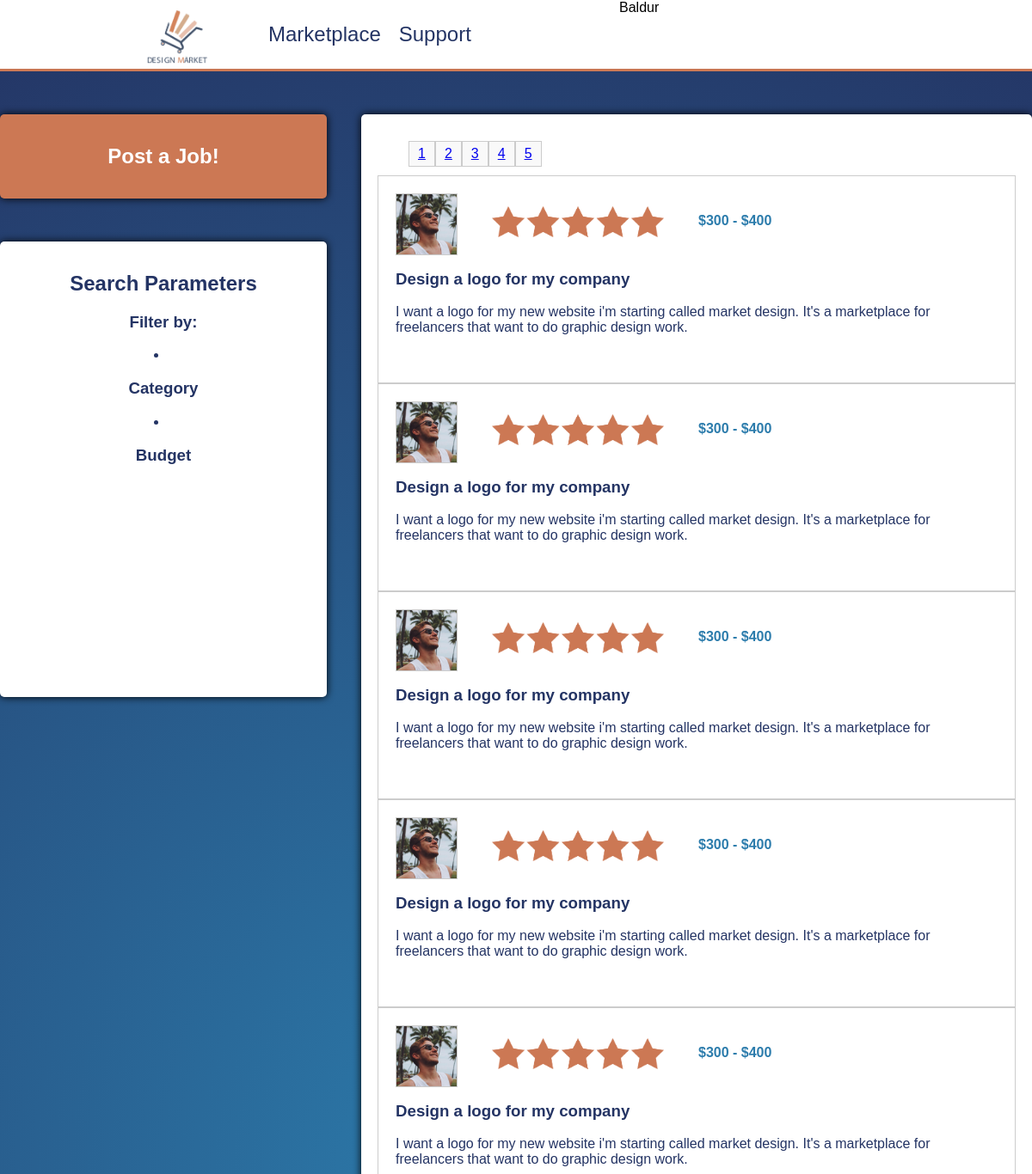
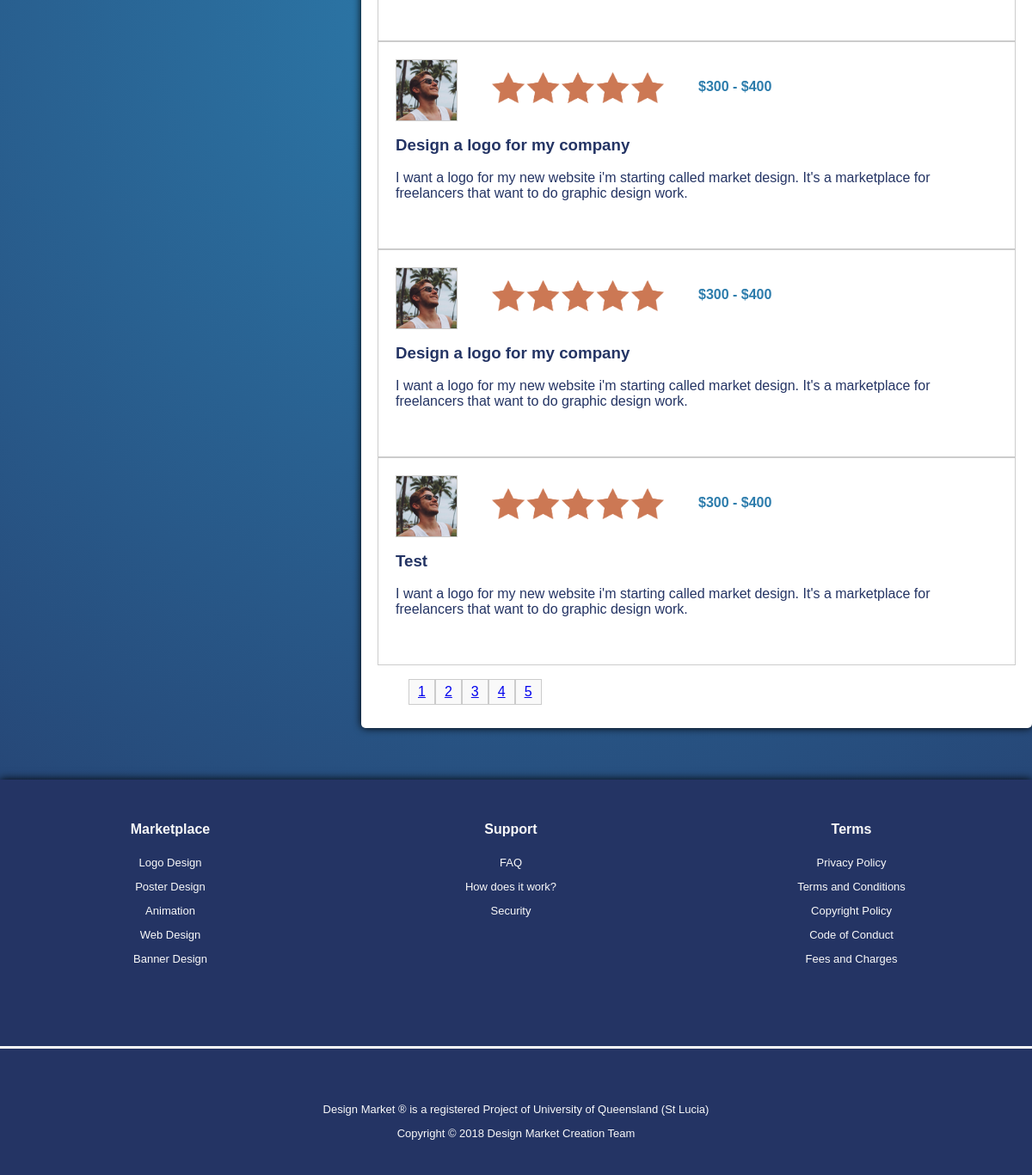
The app's page /marketplace.php?page=1 (signed in) with its own data (2 pictures, top to bottom).
### tables this page shows
CREATE TABLE `posts` (
  `id` int(11) NOT NULL,
  `posted_by` varchar(255) DEFAULT NULL,
  `name` varchar(255) DEFAULT NULL,
  `description` longtext,
  `inspiration` varchar(1000) NOT NULL DEFAULT './uploads/',
  `min_budget` float NOT NULL DEFAULT '0',
  `max_budget` float NOT NULL DEFAULT '1',
  `budget_type` varchar(255) NOT NULL DEFAULT 'Hard',
  `privacy` varchar(255) NOT NULL DEFAULT 'Public',
  `completed` tinyint(1) NOT NULL DEFAULT '0',
  `date_added` timestamp NOT NULL DEFAULT CURRENT_TIMESTAMP
);

### marketplace.php (the view, shortened to what this page needs)
<?php
    $con = mysqli_connect("localhost", "admin", "password", "design_market");
    $sql = "SELECT * FROM posts WHERE completed='0' ORDER BY date_added";
    $result = $con->query($sql);
    $totalposts = $result->num_rows;
?>
<!DOCTYPE html>
<html>
    <link rel="stylesheet" href="css/style.css">
    <head>
        <?php
            if (!isset($_GET['page'])) {
                echo "<script>window.location.replace('./marketplace.php?page=1')</script>";
            } else if ($_GET['page'] > ceil($totalposts/8)) {
                echo "<script>window.location.replace('./marketplace.php?page=1')</script>";
            } else  {
                $page = $_GET['page'];
            }
        ?>
    </head>
    <body>
        <?php include('header.php'); ?>
        <div id="marketplaceContainer">
            <a href="postProject.php" id="marketPoster">
                <h2>Post a Job!</h2>
            </a>
            <div id="marketPosts">
                <div id="marketPages">
                    <ul>
                        <?php
                            if ($page + 4 > ceil($totalposts/8)) {
                                $navstart = ceil($totalposts/8) - 4;
                                if (0 > $navstart) {
                                    $navstart = 1;
                                }
                            } else {
                                if ($page == 1) {
                                    $navstart = 1;
                                } else {
                                    $navstart = $page - 1;
                                }
                            }
                            for ($i = $navstart; $i < $navstart + 5; $i++) {
                                if ($i <= ceil($totalposts/8)) {
                                    echo "<li><a href='./marketplace.php?page=$i'>$i</a></li>";
                                }
                            }
                        ?>
                    </ul>
                </div>
                <?php
                    $offset = ($page - 1) * 8;
                    $sql = "SELECT * FROM posts WHERE completed='0'  ORDER BY date_added DESC LIMIT $offset, 8";
                    $result = $con->query($sql);
                    while ($array = $result->fetch_assoc()) {
                ?>
                        <div id="userPost">
                            <ul>
                                <li><img src="images/ben.png" width="70" id="postImage"></li>
                                <li><img src="images/fiveStars.png" width="200" id="postRating"></li>
                                <li><h4><?php echo "$" . $array['min_budget'] . " - $" . $array['max_budget']; ?></h4></li>
                            </ul>
                            <h3><?php echo $array['name']; ?></h3>
                            <p><?php echo $array['description'] ?></p>
                        </div>
                <?php
                    }
                ?>
                <div id="marketPages">
                    <ul>
                        <?php
                            if ($page + 4 > ceil($totalposts/8)) {
                                $navstart = ceil($totalposts/8) - 4;
                                if (0 > $navstart) {
                                    $navstart = 1;
                                }
                            } else {
                                if ($page == 1) {
                                    $navstart = 1;
                                } else {
                                    $navstart = $page - 1;
                                }
                            }
                            for ($i = $navstart; $i < $navstart + 5; $i++) {
                                if ($i <= ceil($totalposts/8)) {
                                    echo "<li><a href='./marketplace.php?page=$i'>$i</a></li>";
                                }
                            }
                        ?>
                    </ul>
                </div>
            </div>
            <div id="marketSearch">
                <h2>Search Parameters</h2>
                <h3>Filter by:</h3>
                <li><h3>Category</h3></li>
                <li><h3>Budget</h3></li>
            </div>
            <div id="footerBreaker">
            </div>
        </div>
        <?php include('footer.php'); ?>
    </body>
</html>

### designMarket/css/style.css (style rules this page uses)
body { background: radial-gradient(circle, #2C7CAC, #243464); background-color: #2C7CAC; background-repeat:round; font-family: Helvetica; margin: 0; padding: 0; width: 100%; }
p { color: #243464; }
#marketplaceContainer { margin: 0 auto; width: 1200px; margin-bottom: 50px; height: 2140px; }
#marketPoster { margin-top: 50px; display: block; background-color: #CC7854; color: white; text-align: center; padding: 15px; box-shadow: 0px 0px 10px black; border-radius: 5px; width: 350px; float: left; text-decoration: none; transition: 0.4s; -webkit-transition: 0.4s; }
#marketSearch { margin-top: 50px; display: block; background-color: white; color: #243464; text-align: center; padding: 15px; box-shadow: 0px 0px 10px black; border-radius: 5px; width: 350px; float: left; height: 500px; }
#marketPosts { margin-top: 50px; display: block; background-color: white; color: #243464; text-align: left; padding: 15px; box-shadow: 0px 0px 10px black; border-radius: 5px; width: 750px; float: right; height: 2050px; }
#marketPages { height: 10px; float: none; margin-bottom: 30px; }
#marketPages li { list-style: none; background-color: #f9f9f9; padding-bottom: 5px; padding-top: 5px; padding-left: 10px; padding-right: 10px; float: left; border: solid 1px #ccc; margin-bottom: 10px; }
#userPost { margin: 0 auto; height: 200px; width: 700px; border: solid 1px #ccc; padding: 20px; }
#postImage { border: solid 1px #ccc; }
#postRating { margin-top: 15px; }
#userPost h4 { margin-top: 23px; color: #2C7CAC; }
#userPost ul { width: 650px; height: 70px; padding-left: 0px; margin-top: 0px; }
#userPost li { list-style: none; float: left; margin-right: 40px; }
#footerBreaker { height: 1px; width: 100%; }

### records on screen
posts: min_budget "300", max_budget "400", name "Design a logo for my company", description "I want a logo for my new website i'm starting called market design. It's a marketplace for freelancers that want to do graphic design work."
posts: min_budget "300", max_budget "400", name "Design a logo for my company", description "I want a logo for my new website i'm starting called market design. It's a marketplace for freelancers that want to do graphic design work."
posts: min_budget "300", max_budget "400", name "Design a logo for my company", description "I want a logo for my new website i'm starting called market design. It's a marketplace for freelancers that want to do graphic design work."
posts: min_budget "300", max_budget "400", name "Design a logo for my company", description "I want a logo for my new website i'm starting called market design. It's a marketplace for freelancers that want to do graphic design work."
posts: min_budget "300", max_budget "400", name "Design a logo for my company", description "I want a logo for my new website i'm starting called market design. It's a marketplace for freelancers that want to do graphic design work."
posts: min_budget "300", max_budget "400", name "Design a logo for my company", description "I want a logo for my new website i'm starting called market design. It's a marketplace for freelancers that want to do graphic design work."
posts: min_budget "300", max_budget "400", name "Design a logo for my company", description "I want a logo for my new website i'm starting called market design. It's a marketplace for freelancers that want to do graphic design work."
posts: min_budget "300", max_budget "400", name "Test", description "I want a logo for my new website i'm starting called market design. It's a marketplace for freelancers that want to do graphic design work."

### other values on screen
$_SESSION['username'] "Baldur"
